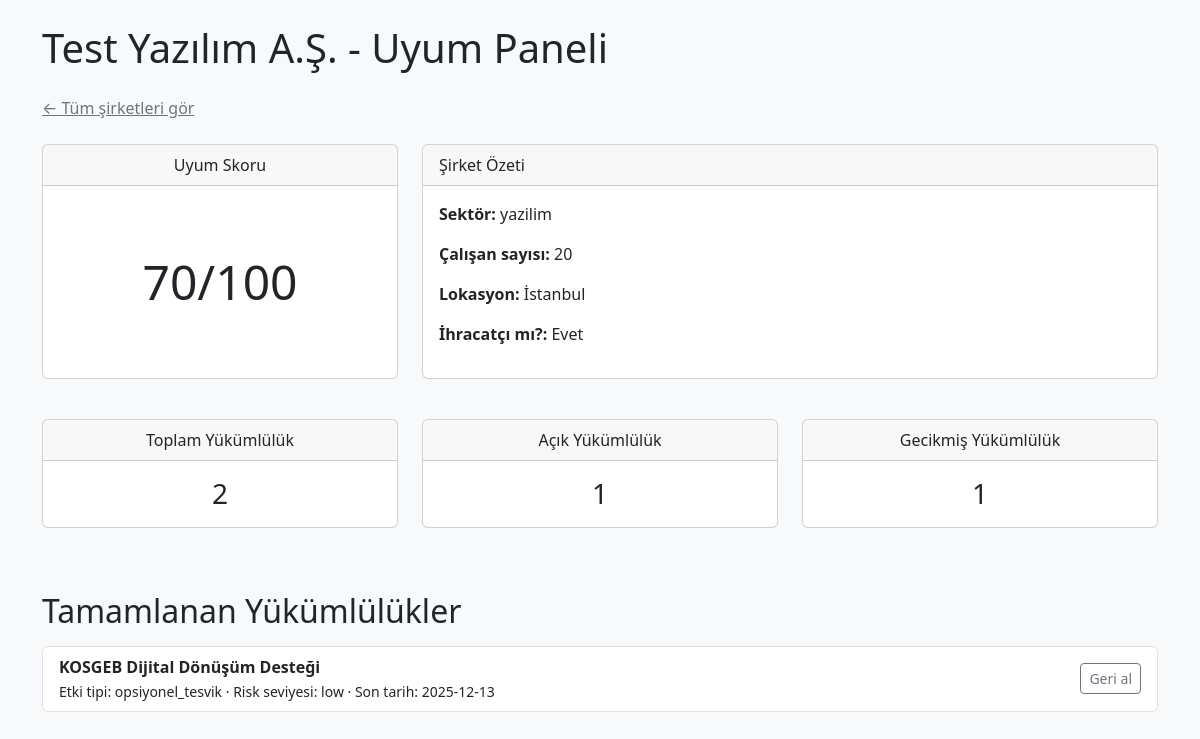
The page /api/companies/1/dashboard-page/ on the database its author committed.
### mevzuat_parca/models.py (models this page shows, shortened)
class Sirket(models.Model):
    SECTOR_CHOICES = [
        ("yazilim", "Yazılım"),
        ("imalat", "İmalat"),
        ("perakende", "Perakende"),
        ("lojistik", "Lojistik"),
    ]
    name = models.CharField(max_length=255, db_index=True)
    unvan = models.CharField(max_length=255, blank=True, default="", db_index=True)
    vkn = models.CharField(max_length=10, blank=True, default="", db_index=True)
    sector = models.CharField(
        max_length=50,
        choices=SECTOR_CHOICES,
        blank=True,
        default="",
        db_index=True,
    )
    employee_count = models.PositiveIntegerField(default=0)
    location_city = models.CharField(max_length=100, blank=True, default="", db_index=True)
    is_exporter = models.BooleanField(default=False)
    created_at = models.DateTimeField(auto_now_add=True)
    class Meta:
        ordering = ["-id"]

class Duzenleme(models.Model):
    SOURCE_CHOICES = [
        ("resmi_gazete", "Resmî Gazete"),
        ("gib", "Gelir İdaresi Başkanlığı"),
    ]
    IMPACT_CHOICES = [
        ("zorunlu", "Zorunlu"),
        ("opsiyonel_tesvik", "Opsiyonel Teşvik"),
        ("risk", "Dikkat / Risk"),
    ]
    source = models.CharField(max_length=50, choices=SOURCE_CHOICES)
    title = models.CharField(max_length=500)
    publish_date = models.DateField()
    url = models.URLField(blank=True, null=True)
    raw_text = models.TextField()
    summary = models.TextField(blank=True, null=True)
    tags = models.JSONField(default=list, blank=True)     # örn: ["vergi", "KDV"]
    sectors = models.JSONField(default=list, blank=True)  # örn: ["yazilim", "imalat"]
    impact_type = models.CharField(
        max_length=50,
        choices=IMPACT_CHOICES,
        blank=True,
        null=True,
    )
    created_at = models.DateTimeField(auto_now_add=True)

class SirketObligation(models.Model):
    RISK_CHOICES = [
        ("low", "Düşük"),
        ("medium", "Orta"),
        ("high", "Yüksek"),
    ]
    sirket = models.ForeignKey(Sirket, on_delete=models.CASCADE)
    duzenleme = models.ForeignKey(Duzenleme, on_delete=models.CASCADE)
    is_applicable = models.BooleanField(default=True)
    is_compliant = models.BooleanField(default=False)
    due_date = models.DateField(blank=True, null=True)
    risk_level = models.CharField(
        max_length=10,
        choices=RISK_CHOICES,
        default="medium",
    )
    created_at = models.DateTimeField(auto_now_add=True)
    updated_at = models.DateTimeField(auto_now=True)

### mevzuat_parca/views.py (the view)
def sirket_dashboard_page(request, pk):
    sirket = get_object_or_404(Sirket, pk=pk)
    sonuc = hesapla_sirket_skoru(sirket)
    context = {
        "sirket": sirket,
        "compliance_score": sonuc["score"],
        "stats": sonuc["stats"],
        "todo": sonuc["todo"],
        "completed": sonuc["completed"],
    }
    return render(request, "sirket_dashboard.html", context)

### mevzuat_parca/templates/sirket_dashboard.html (shortened to what this page needs)
<!DOCTYPE html>
<html lang="tr">
<head>
    <link href="https://cdn.jsdelivr.net/npm/bootstrap@5.3.2/dist/css/bootstrap.min.css" rel="stylesheet">
</head>
<body class="bg-light">
    <div class="container py-4">
        <h1 class="mb-4">{{ sirket.name }} - Uyum Paneli</h1>
        <p class="mb-4">
            <a href="/api/companies-dashboard/" class="link-secondary">
                ← Tüm şirketleri gör
            </a>
        </p>
        <div class="row mb-4">
            <div class="col-md-4 mb-3">
                <div class="card text-center h-100">
                    <div class="card-header">Uyum Skoru</div>
                    <div class="card-body d-flex flex-column justify-content-center">
                        <h2 class="display-5 mb-0">{{ compliance_score }}/100</h2>
                    </div>
                </div>
            </div>
            <div class="col-md-8 mb-3">
                <div class="card h-100">
                    <div class="card-header">Şirket Özeti</div>
                    <div class="card-body">
                        <p><strong>Sektör:</strong> {{ sirket.sector }}</p>
                        <p><strong>Çalışan sayısı:</strong> {{ sirket.employee_count }}</p>
                        <p><strong>Lokasyon:</strong> {{ sirket.location_city }}</p>
                        <p><strong>İhracatçı mı?:</strong>
                            {% if sirket.is_exporter %}Evet{% else %}Hayır{% endif %}
                        </p>
                    </div>
                </div>
            </div>
        </div>
        <div class="row mb-4">
            <div class="col-md-4 mb-3">
                <div class="card text-center h-100">
                    <div class="card-header">Toplam Yükümlülük</div>
                    <div class="card-body d-flex flex-column justify-content-center">
                        <h3 class="mb-0">{{ stats.total_obligations }}</h3>
                    </div>
                </div>
            </div>
            <div class="col-md-4 mb-3">
                <div class="card text-center h-100">
                    <div class="card-header">Açık Yükümlülük</div>
                    <div class="card-body d-flex flex-column justify-content-center">
                        <h3 class="mb-0">{{ stats.open_obligations }}</h3>
                    </div>
                </div>
            </div>
            <div class="col-md-4 mb-3">
                <div class="card text-center h-100">
                    <div class="card-header">Gecikmiş Yükümlülük</div>
                    <div class="card-body d-flex flex-column justify-content-center">
                        <h3 class="mb-0">{{ stats.overdue_obligations }}</h3>
                    </div>
                </div>
            </div>
        </div>
        <h2 class="mt-5 mb-3">Tamamlanan Yükümlülükler</h2>
        {% if completed %}
        <div class="list-group">
            {% for item in completed %}
            <div class="list-group-item d-flex justify-content-between align-items-center">
                <div>
                    <strong>{{ item.regulation_title }}</strong><br>
                    <small>
                        Etki tipi: {{ item.impact_type }} ·
                        Risk seviyesi: {{ item.risk_level }}
                        {% if item.due_date %}
                        · Son tarih: {{ item.due_date }}
                        {% endif %}
                    </small>
                </div>
                <form method="post" action="/api/obligations/{{ item.obligation_id }}/reset/">
                    <button type="submit" class="btn btn-sm btn-outline-secondary">
                        Geri al
                    </button>
                </form>
            </div>
            {% endfor %}
        </div>
        {% else %}
            <p>Şu anda tamamlanmış yükümlülük bulunmuyor.</p>
        {% endif %}
    </div>
</body>
</html>

### rows shown on the page
Sirket: name "Test Yazılım A.Ş.", sector "yazilim", employee_count "20", location_city "İstanbul"
Duzenleme: regulation_title "KOSGEB Dijital Dönüşüm Desteği", impact_type "opsiyonel_tesvik"
SirketObligation: risk_level "low"

### other values the page prints
{{ compliance_score }} "70"
{{ stats.total_obligations }} "2"
{{ stats.open_obligations }} "1"
{{ stats.overdue_obligations }} "1"
{{ item.due_date }} "2025-12-13"
